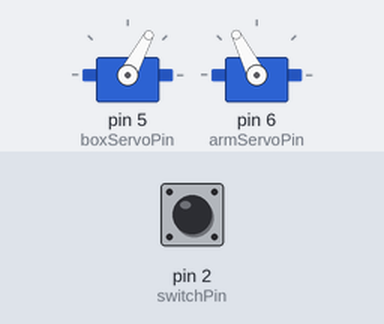
Bench run of a sketch on a simulated Arduino Uno, built with avr-gcc and run on an emulated ATmega328P. Shown: 2 × servo. The inputs (shaded band) are chosen by the test bench; at power-on: pin 2 (switchPin) LOW. Random numbers use the default seed unless the sketch sets one.

Above: at 1.2 s.
1.3 s: pin 2 (switchPin) pulled HIGH for 1 s
At 3.5 s:
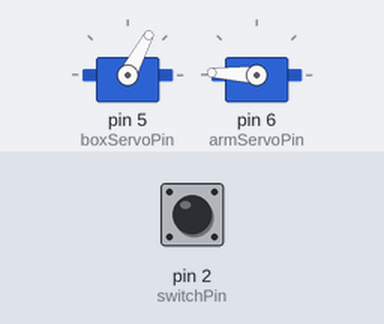
5.3 s: pin 2 (switchPin) pulled HIGH for 0.15 s
At 6.9 s:
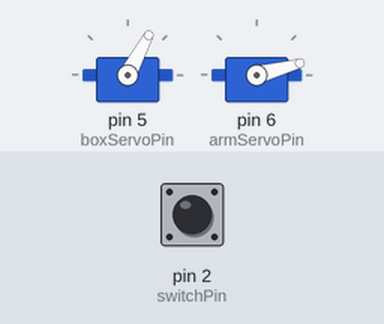
Timing chart, 0 to 8.4 s (numbered marks = the images above; inputs shaded):
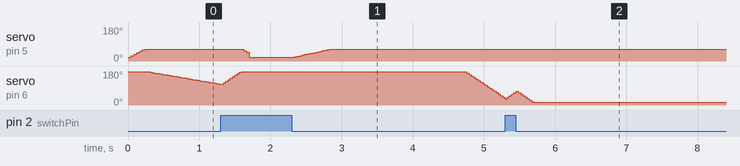

Measured:
- by itself, servo on pin 6 (armServoPin): rises from 33° to 73° in 0.13 s, then falls to 15° in 0.25 s

The sketch:

uselessBoxCode8debugFree.ino
```cpp
#include <Servo.h>
#define boxServoPin 5
#define armServoPin 6
#define switchPin 2

// ----------------------------------------------------------------------------------------------- Constants
#define angryMax 12
#define timer0 40 //50
#define timer1 100
#define servoDelayBox 15
#define servoDelayArm 8

//arm constants
#define armBackAngle 177
#define armFrontAngle 15
#define armTouch0 28
#define armTouch1 45
#define armSpeed0 2
#define armSpeed1 8

//box constants
#define boxCloseAngle 20
#define boxPeekAngle 42
#define boxOpenAngle 62
#define boxSpeed0 3
#define boxSpeed1 8

// ----------------------------------------------------------------------------------------------- STATES
#define S_stb        0
#define S_ready      1
#define S_opening    2
#define S_wo         3 //waiting open
#define S_closing    4
#define S_closingp   5 //closing peek
#define S_fronting   6
#define S_touching   7
#define S_waitingt   8
#define S_backing    9
#define S_wc        11

// ----------------------------------------------------------------------------------------------- EVENTS
#define E_0     0
#define E_BO    1 //box open
#define E_BC    2 //box closed
#define E_BP    3 //box peek
#define E_U     4 //switch up
#define E_D     5 //switch down
#define E_AB    6 //arm back
#define E_T0    7 //timer0
#define E_T1    8 //timer1
#define E_AT0   9//arm touch 0
#define E_AT1   10//arm touch 1
#define nEvents 11


// ----------------------------------------------------------------------------------------------- ACTIONS
#define A_0      0
#define A_AF     1 // set arm moving foward
#define A_AB     2 // set arm moving backwards
#define A_AS     3 // stop arm
#define A_BO     4 //set box opening
#define A_BC     5 //set box closing
#define A_BS     6 //stop box
#define A_AS0    7 //arm speed 0
#define A_AS1    8 //arm speed 1
#define A_BS0    10 //box speed 0
#define A_BS1    11 //box speed 1
#define A_TG     13 //timer go
#define A_TS     14 //timer stop
#define A_A      15 //more angry
#define A_SETUP  16
#define A_C      17 //crazy
#define A_A_     18
#define A_BSR    19
#define A_ASR    20
#define nActions 21


// ----------------------------------------------------------------------------------------------- Variables declarations
Servo box;
Servo arm;

byte state;
bool events[nEvents]; //events[E_i]==true if E_i is happening
byte actionsToDo[nActions];
byte r;
byte n;
byte nd;
byte j;
byte r01=random(1,4);
byte r02=random(1,3);;

bool armMovingFoward;
bool armMovingBackwards;
byte armSpeed;
bool boxOpening=false;
bool boxClosing=false;
byte boxSpeed=false;

int counter=0;
byte angry=0;

bool counting=false;
bool time0=false;
bool time1=false;
int counter2=0;
// ----------------------------------------------------------------------------------------------- setup
void setup() {
  randomSeed(analogRead(A0));
  //servos
  box.attach(boxServoPin);
  box.write(boxCloseAngle);
  arm.attach(armServoPin);
  arm.write(armBackAngle);
  //digital input pin
  pinMode(switchPin, INPUT);

  clearActions();
  resetEvents();

  state=S_stb;
  doAction(A_TS);
  doAction(A_BS);
  doAction(A_AS);
}

// ----------------------------------------------------------------------------------------------- loop
void loop() {
  moveAll();      //moves servos and counters
  updateEvents(); //update array events[] so that events[E_i] is true if E_i has happned

  updateStateAndActions(); //changes state based on events[] and current state
                           //adds actions to actions[]

  for(byte i=0; i<nActions; i=i+1){
    if (actionsToDo[i]!=A_0){
      doAction(actionsToDo[i]);//does action
      actionsToDo[i]=A_0;      //resets list
    }
    else{
      break;                  //if a first A_0 is found, the rest of the list is A_0
    }
  }

}


// ----------------------------------------------------------------------------------------------- State Machine Functions
void updateStateAndActions(){
  //if (state==S_){
  //  if(events[E_]==true and r==){
  //    state=S_;
  //    actionsToDo[0]=A_;
  //    actionsToDo[1]=A_;
  //    return;
  //  }
  // }

  //waiting closed
  if (state==S_wc){
    if(n==0){
      state=S_opening;
      actionsToDo[0]=A_TS;
      actionsToDo[1]=A_BSR;
      actionsToDo[2]=A_BO;
      r=1;
      return;
    }
    if(events[E_T0]==true and n!=0){
      state=S_wc;
      n=n-1;
      actionsToDo[0]=A_TG;
      return;
    }
   }

  //stb
  if (state==S_stb){
    if(events[E_U]==true and angry<angryMax){
      state=S_ready;
      actionsToDo[0]=A_A;
      r=0;
      return;
    }
    if(angry==angryMax){
      state=S_ready;
      actionsToDo[0]=A_C;
      r=0;
      return;
    }
   }

  //ready
  if (state==S_ready){
    if(events[E_U]==true){
      state=S_opening;
      while(r==0 or r==r01){
      r=random(1,4);
      //r01
      if(angry>=angryMax/2){if(random(1,4)==1){r=4;}}
      }
      if(r==2){actionsToDo[0]=A_BS0;}
      else{actionsToDo[0]=A_BSR;}
      actionsToDo[1]=A_BO;
      r01=r;
      return;
    }
   }

  //opening
  if (state==S_opening){
    if(events[E_D]==true){
      state=S_closing;
      r=0;
      actionsToDo[0]=A_BS1;
      actionsToDo[1]=A_BC;
      actionsToDo[2]=A_A;
      return;
    }
    if(events[E_BO]==true and events[E_U]==true and r==3){
      state=S_fronting;
      r=0;
      actionsToDo[0]=A_BS;
      actionsToDo[1]=A_ASR;
      actionsToDo[2]=A_AF;
      return;
    }
    if(events[E_BO]==true and events[E_U]==true and r==4){
      state=S_fronting;
      r=2;
      actionsToDo[0]=A_BS;
      actionsToDo[1]=A_AS1;
      actionsToDo[2]=A_AF;
      return;
    }
    if(events[E_BP]==true and events[E_U]==true and r==2){
      state=S_wo;
      actionsToDo[0]=A_TG;
      actionsToDo[1]=A_BS;
      n=random(1,3);
      if (n==1){n=1;}
      if (n==2){n=2;}
      r=0;
      return;
    }
    if(events[E_BO]==true and events[E_U]==true and r==1){
      state=S_wo;
      n=random(1,3);
      if (n==1){n=1;}
      if (n==2){n=2;}
      r=0;
      actionsToDo[0]=A_BS;
      actionsToDo[1]=A_TG;
      return;
    }

  }

  //waiting open
  if (state==S_wo){
    if(events[E_D]==true){
      state=S_closing;
      actionsToDo[0]=A_BS1;
      actionsToDo[1]=A_BC;
      actionsToDo[2]=A_A;
      actionsToDo[3]=A_TS;
      return;
    }
    if(events[E_T0]==true and n!=0){
      state=S_wo;
      n=n-1;
      actionsToDo[0]=A_TG;
      return;
    }
    if(events[E_U]==true and events[E_BP]==false and n==0){
      state=S_fronting;
      actionsToDo[0]=A_TS;
      actionsToDo[1]=A_ASR;
      actionsToDo[2]=A_AF;
      return;
    }
    if(events[E_U]==true and events[E_BP]==true and n==0){
      state=S_closingp;
      actionsToDo[0]=A_TS;
      actionsToDo[1]=A_BS1;
      actionsToDo[2]=A_BC;
      return;
    }
   }

  //closing
  if (state==S_closing){
    if(events[E_BC]==true){
      state=S_stb;
      actionsToDo[0]=A_BS;
      return;
    }
    if(events[E_U]==true and angry<angryMax){
      state=S_opening;
      actionsToDo[0]=A_BS1;
      actionsToDo[1]=A_BO;
      actionsToDo[2]=A_A;
      r=4;
      return;
    }
   }

  //closing peek
  if (state==S_closingp){
    if(events[E_D]==true){
      state=S_closing;
      actionsToDo[0]=A_BS1;
      actionsToDo[1]=A_BC;
      actionsToDo[2]=A_A;
      r=1;
      return;
    }
    if(events[E_BC]==true and events[E_U]==true){
      state=S_opening;
      actionsToDo[0]=A_BS;
      actionsToDo[1]=A_BSR;
      actionsToDo[2]=A_BO;
      r=1;
      return;
    }
   }

  //fronting
  if (state==S_fronting){
    if(events[E_D]==true){
      state=S_backing;
      actionsToDo[0]=A_AS;
      actionsToDo[1]=A_AS1;
      actionsToDo[2]=A_AB;
      return;
    }
    if(r==0){
      state=S_fronting;
      while(r==0 or r==r02){
      r=random(1,3);
      //r02
      if(random(1,3)==2){r=2;}
      }
      r02=r;
      return;
    }
    if(events[E_D]==true and r==2){
      state=S_backing;
      actionsToDo[0]=A_AS;
      actionsToDo[1]=A_ASR;
      actionsToDo[2]=A_AB;
      return;
    }
    if(events[E_AT1]==true and r==1){
      state=S_touching;
      r=random(1,6);
      actionsToDo[0]=A_AS0;
      n=1;
      return;
    }
   }


  //backing
  if (state==S_backing){
    if(events[E_U]==true and angry<angryMax){
      state=S_fronting;
      r=2;
      actionsToDo[0]=A_AS1;
      actionsToDo[1]=A_AF;
      actionsToDo[2]=A_A;
      return;
    }
    if(angry==angryMax and events[E_U]==true and not events[E_AB]==true){
      state=S_backing;
      actionsToDo[0]=A_AS1;
      actionsToDo[1]=A_A;
      return;
    }
    if(angry==angryMax and events[E_U]==true and events[E_AB]==true){
      state=S_closing;
      actionsToDo[0]=A_AS;
      actionsToDo[1]=A_BS1;
      actionsToDo[2]=A_BC;
      return;
    }
    if(events[E_AB]==true){
      state=S_closing;
      actionsToDo[0]=A_AS;
      actionsToDo[1]=A_BS1;
      actionsToDo[2]=A_BC;
      return;
    }
   }

  //touching
  if (state==S_touching){
    if(events[E_D]==true){
      state=S_backing;
      actionsToDo[0]=A_AS1;
      actionsToDo[1]=A_AB;
      return;
    }
    if(r==0){
      state=S_fronting;
      actionsToDo[0]=A_AF;
      actionsToDo[1]=A_AS1;
      r=2;
      n=0;
      return;
    }
    if(r!=0 and (events[E_AT0]==true and n==1)){
      state=S_waitingt;
      actionsToDo[0]=A_AS;
      actionsToDo[1]=A_TG;
      return;
    }
    if(r!=0 and events[E_AT1]==true and n==0){
      state=S_waitingt;
      actionsToDo[0]=A_AS;
      actionsToDo[1]=A_TG;
      return;
    }
   }

  //waiting touch
  if (state==S_waitingt){
    if(events[E_D]==true){
      state=S_backing;
      actionsToDo[0]=A_AS1;
      actionsToDo[1]=A_AB;
      return;
    }
    if(events[E_T0]==true and n==1){
      state=S_touching;
      r=r-1;
      actionsToDo[0]=A_AB;
      actionsToDo[1]=A_TS;
      n=0;
      return;
    }
    if(events[E_T0]==true and n==0){
      state=S_touching;
      r=r-1;
      actionsToDo[0]=A_AF;
      actionsToDo[1]=A_TS;
      n=1;
      return;
    }
   }


}
// ------------------------------------------------------------------------------------------ update events
void updateEvents(){
  events[E_BO]=BO();
  events[E_BC]=BC();
  events[E_BP]=BP();
  events[E_AB]=AB();
  events[E_T0]=T0();
  events[E_T1]=T1();
  events[E_AT0]=AT0();
  events[E_AT1]=AT1();

  //avoid noise
  nd=0;
  for(int i=0; i<=20; i++){
    if(D()){nd++;}
    delay(1);
  }
  if (nd>=19){events[E_D]=true;events[E_U]=false;}
  else{events[E_D]=false;events[E_U]=true;}

}

// ------------------------------------------------------------------------------------------ Do Action
void doAction(byte actionIndex){
  switch (actionIndex){
    case A_AF:
      armMovingFoward=true;
      armMovingBackwards=false;
      break;
    case A_AB:
      armMovingBackwards=true;
      armMovingFoward=false;
      break;
    case A_AS:
      armMovingFoward=false;
      armMovingBackwards=false;
      break;
    case A_BO:
      boxOpening=true;
      boxClosing=false;
      break;
    case A_BC:
      boxOpening=false;
      boxClosing=true;
      break;
    case A_BS:
      boxOpening=false;
      boxClosing=false;
      break;
    case A_AS0:
      armSpeed=armSpeed0;
      break;
    case A_AS1:
      armSpeed=armSpeed1;
      break;
    case A_BS0:
      boxSpeed=boxSpeed0;
      break;
    case A_BS1:
      boxSpeed=boxSpeed1;
      break;
    case A_BSR:
      if(random(0,2)==0){
        boxSpeed=boxSpeed0;
      }
      else{
        boxSpeed=boxSpeed1;
      }
      break;
        case A_ASR:
      if(random(0,2)==0){
        armSpeed=armSpeed0;
      }
      else{
        armSpeed=armSpeed1;
      }
      break;
    case A_TG:
      counter2=0;
      time0=false;
      time1=false;
      counting=true;
      break;
   case A_TS:
      counting=false;
      time0=false;
      time1=false;
      break;
   case A_A:
      moreAngry();
      break;
   case A_A_:
      angry=2;
      break;
   case A_C:
      boxSpeed=boxSpeed1;
      box.write(boxOpenAngle);
      delay(random(500,1000));
      j=random(1,3);
      for (byte i=0; i<j; i++){
        delay(500);
        n=random(3,6);
        while(n>0){
          box.write(boxCloseAngle);
          delay(120);
          box.write(boxPeekAngle);
          delay(100);
          n=n-1;
        }
        box.write(boxOpenAngle);
        delay(random(500,1000));
      }
      box.write(boxCloseAngle);
      delay(2000);
      doAction(A_A_);
      break;

  }
}

// ----------------------------------------------------------------------------------------------- hardware and auxiliary functions
void clearActions(){
  for(byte i=0; i<nActions; i=i+1){
    actionsToDo[i]=A_0;
  }
}

void resetEvents(){
 for(byte i=0; i<nEvents; i=i+1){
    events[i]=false;
  }
}

void moreAngry(){
  angry++;
  if (angry>angryMax){
    angry=angryMax;
  }
  counter=0;
}

//MOVE BOX
void boxOpen(byte stp){
  if (box.read()+stp>boxOpenAngle){
    box.write(boxOpenAngle);
  }
  else{
    box.write(box.read()+stp);
  }
  delay(servoDelayBox);
}
void boxClose(byte stp){
  if (box.read()-stp<(boxPeekAngle)){
    box.write(boxCloseAngle);
    delay(servoDelayBox);
  }
  else{
    box.write(box.read()-stp);
  }
  delay(servoDelayBox);
}

//MOVE ARM
void armFront(byte stp){
  if (arm.read()-stp<armFrontAngle){
    arm.write(armFrontAngle);
  }
  else{
    arm.write(arm.read()-stp);
  }
  delay(servoDelayArm);
}

void armBack(byte stp){
  if (arm.read()+stp>armBackAngle){
    arm.write(armBackAngle);
  }
  else{
    arm.write(arm.read()+stp);
  }
  delay(servoDelayArm);
}

//SENSORS
bool U(){
  return(!D());
}
bool D(){
  if(digitalRead(switchPin)==HIGH){
    return true;
  }
  return false;
}
bool AB(){
  if(arm.read()==armBackAngle){
    return true;
  }
  return false;
}
bool AT0(){
  if(abs(arm.read()-armTouch0)<=armSpeed){
    return true;
  }
  return false;
}
bool AT1(){
  if(abs(arm.read()-armTouch1)<armSpeed){
    return true;
  }
  return false;
}
bool BO(){
  if(box.read()==boxOpenAngle){
    return true;
  }
  return false;
}
bool BC(){
  if(box.read()==boxCloseAngle){
    return true;
  }
  return false;
}
bool BP(){
  if(abs(box.read()-boxPeekAngle)<2){
    return true;
  }
  return false;
}
bool T0(){
  if (time0){
    return true;
  }
  return false;
}
bool T1(){
  if (time1){
    return true;
  }
  return false;
}

// ----------------------------------------------------------------------------------------------- update servos and counters
void moveAll(){
  if(boxOpening==true){
    boxOpen(boxSpeed);
  }
  if(boxClosing==true){
    boxClose(boxSpeed);
  }
  if (armMovingFoward==true){
    armFront(armSpeed);
  }
  if (armMovingBackwards==true){
    armBack(armSpeed);
  }
  updateTimeCounters();
}
void updateTimeCounters(){
  delay(2);
  counter++;
  if (counting){
    counter2++;
  }

  if (counter%300==0){
    counter=0;
    if (angry>0){
      angry=angry-1;//decrease angry level
    }
  }

  if (counting){
      if (counter2%timer0==0){
          time0=true;
        }
        if (counter2%timer1==0){
          time1=true;
        }
    }
}
```
